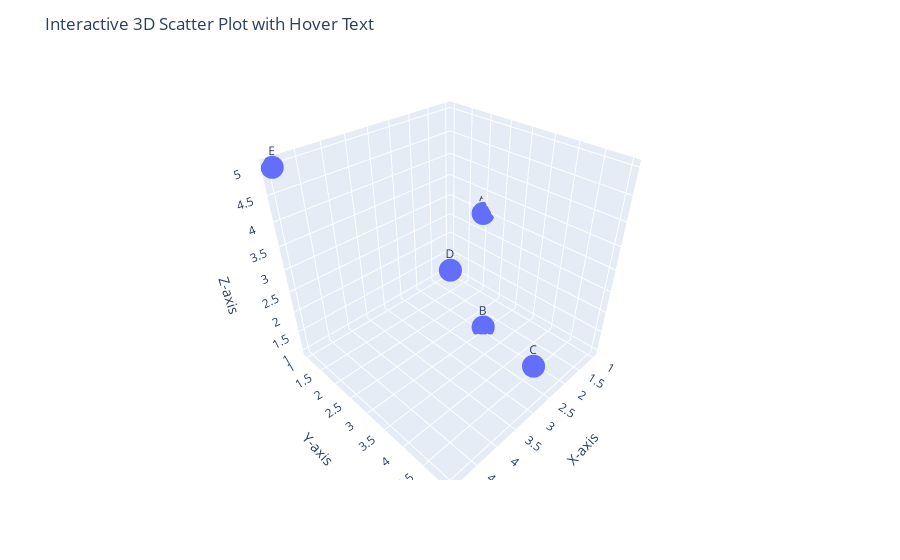

The notebook cell this image was saved under:
### Code cell
import plotly.express as px

# Generate some example data
data = {
    'x': [1, 2, 3, 4, 5],
    'y': [2, 3, 5, 4, 1],
    'z': [3, 1, 2, 4, 5],
    'labels': ['A', 'B', 'C', 'D', 'E']
}

# Create a 3D scatter plot with hover text
fig = px.scatter_3d(data, x='x', y='y', z='z', text='labels', hover_name='labels')

# Set layout options for better readability
fig.update_layout(
    title="Interactive 3D Scatter Plot with Hover Text",
    scene=dict(
        xaxis_title="X-axis",
        yaxis_title="Y-axis",
        zaxis_title="Z-axis"
    )
)

# Show the plot
fig.show()

### Figure 1 — Plotly figure (JSON) as saved in the notebook; plotly's stock layout.template omitted (floating-point values rounded to 4 significant figures)
{"data": [{"hovertemplate": "<b>%{hovertext}</b><br><br>x=%{x}<br>y=%{y}<br>z=%{z}<br>labels=%{text}<extra></extra>", "hovertext": ["A", "B", "C", "D", "E"], "legendgroup": "", "marker": {"color": "#636efa", "symbol": "circle"}, "mode": "markers+text", "name": "", "scene": "scene", "showlegend": false, "text": ["A", "B", "C", "D", "E"], "type": "scatter3d", "x": [1, 2, 3, 4, 5], "y": [2, 3, 5, 4, 1], "z": [3, 1, 2, 4, 5]}], "layout": {"legend": {"tracegroupgap": 0}, "margin": {"t": 60}, "scene": {"domain": {"x": [0, 1], "y": [0, 1]}, "xaxis": {"title": {"text": "X-axis"}}, "yaxis": {"title": {"text": "Y-axis"}}, "zaxis": {"title": {"text": "Z-axis"}}}, "title": {"text": "Interactive 3D Scatter Plot with Hover Text"}}}
